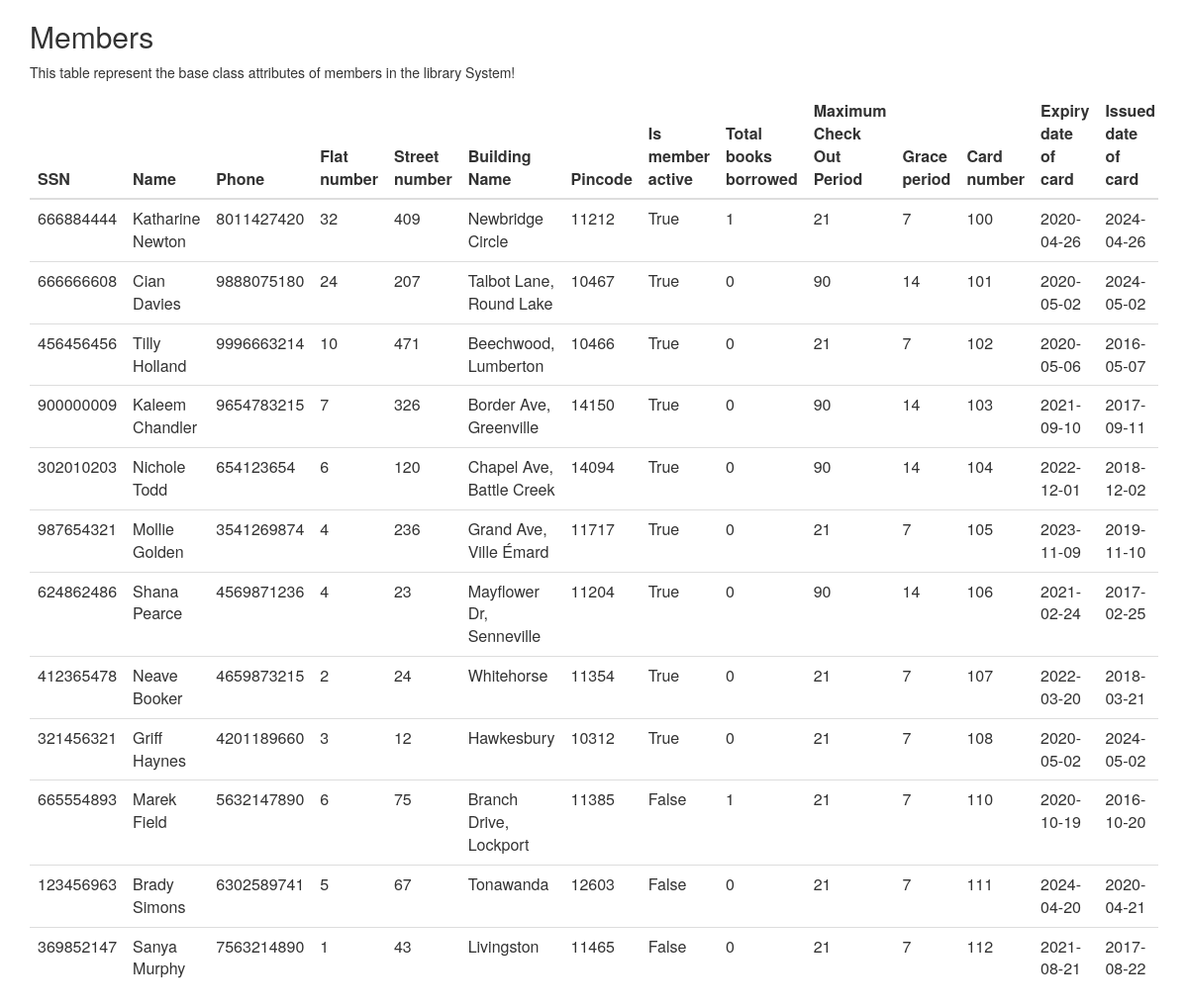
/db/members.php, run on the app's committed database.
### tables this page shows
CREATE TABLE `members` (
  `SSN` int(11) NOT NULL,
  `Name` varchar(250) DEFAULT NULL,
  `Phone` varchar(15) DEFAULT NULL,
  `Flat_no` int(11) DEFAULT NULL,
  `Street_no` int(11) DEFAULT NULL,
  `BLDG_Name` varchar(250) DEFAULT NULL,
  `Pincode` int(11) DEFAULT NULL,
  `Is_active` varchar(5) DEFAULT NULL,
  `Total_borrowed` int(11) DEFAULT NULL,
  `Max_COP` int(11) DEFAULT NULL,
  `Grace_period` int(11) DEFAULT NULL,
  `Card_no` int(11) DEFAULT NULL,
  `Expiry_date` date DEFAULT NULL,
  `Photo` varchar(250) DEFAULT NULL,
  `Issued_date` date DEFAULT NULL,
  `Staff_SSN` int(11) DEFAULT NULL
);

### db/members.php (the view, shortened to what this page needs)
<?php
require("./database.php");
?>
<html lang="en">
<head>
  <link rel="stylesheet" href="https://maxcdn.bootstrapcdn.com/bootstrap/3.4.1/css/bootstrap.min.css">
</head>
<body>
<div class="container">
  <h2>Members</h2>
  <p>This table represent the base class attributes of members in the library System!</p>
  <div class="table-responsive">
  <table class="table table-hover">
    <thead>
      <tr>
        <th>SSN</th>
        <th>Name</th>
        <th>Phone</th>
        <th>Flat number</th>
        <th>Street number</th>
        <th>Building Name</th>
        <th>Pincode</th>
        <th>Is member active</th>
        <th>Total books borrowed</th>
        <th>Maximum Check Out Period</th>
        <th>Grace period</th>
        <th>Card number</th>
        <th>Expiry date of card</th>
        <th>Issued date of card</th>
      </tr>
    </thead>
    <tbody>
        <?php
        $sql = "SELECT * FROM members";
        $result = $conn->query($sql);
        if ($result->num_rows > 0) {
            while($row = $result->fetch_assoc()) {
                echo'<tr>
                        <td>'.$row['SSN'].'</td>
                        <td>'.$row['Name'].'</td>
                        <td>'.$row['Phone'].'</td>
                        <td>'.$row['Flat_no'].'</td>
                        <td>'.$row['Street_no'].'</td>
                        <td>'.$row['BLDG_Name'].'</td>
                        <td>'.$row['Pincode'].'</td>
                        <td>'.$row['Is_active'].'</td>
                        <td>'.$row['Total_borrowed'].'</td>
                        <td>'.$row['Max_COP'].'</td>
                        <td>'.$row['Grace_period'].'</td>
                        <td>'.$row['Card_no'].'</td>
                        <td>'.$row['Expiry_date'].'</td>
                        <td>'.$row['Issued_date'].'</td>
                        <td>'.$row['Staff_SSN'].'</td>
                    </tr>';
                    }
        }
        else {
            echo "<tr colspan = '15'><td>No Books To Display</td><tr>";
        }
        ?>
    </tbody>
  </table>
</div>
</div>
</body>
</html>

### data on the page
members: SSN "666884444", Name "Katharine Newton", Phone "8011427420", Flat_no "32", Street_no "409", BLDG_Name "Newbridge Circle", Pincode "11212", Is_active "True", Total_borrowed "1", Max_COP "21", Grace_period "7", Card_no "100", Expiry_date "2020-04-26", Issued_date "2024-04-26"
members: SSN "666666608", Name "Cian Davies", Phone "9888075180", Flat_no "24", Street_no "207", BLDG_Name "Talbot Lane, Round Lake", Pincode "10467", Is_active "True", Total_borrowed "0", Max_COP "90", Grace_period "14", Card_no "101", Expiry_date "2020-05-02", Issued_date "2024-05-02"
members: SSN "456456456", Name "Tilly Holland", Phone "9996663214", Flat_no "10", Street_no "471", BLDG_Name "Beechwood, Lumberton", Pincode "10466", Is_active "True", Total_borrowed "0", Max_COP "21", Grace_period "7", Card_no "102", Expiry_date "2020-05-06", Issued_date "2016-05-07"
members: SSN "900000009", Name "Kaleem Chandler", Phone "9654783215", Flat_no "7", Street_no "326", BLDG_Name "Border Ave, Greenville", Pincode "14150", Is_active "True", Total_borrowed "0", Max_COP "90", Grace_period "14", Card_no "103", Expiry_date "2021-09-10", Issued_date "2017-09-11"
members: SSN "302010203", Name "Nichole Todd", Phone "654123654", Flat_no "6", Street_no "120", BLDG_Name "Chapel Ave, Battle Creek", Pincode "14094", Is_active "True", Total_borrowed "0", Max_COP "90", Grace_period "14", Card_no "104", Expiry_date "2022-12-01", Issued_date "2018-12-02"
members: SSN "987654321", Name "Mollie Golden", Phone "3541269874", Flat_no "4", Street_no "236", BLDG_Name "Grand Ave, Ville Émard", Pincode "11717", Is_active "True", Total_borrowed "0", Max_COP "21", Grace_period "7", Card_no "105", Expiry_date "2023-11-09", Issued_date "2019-11-10"
members: SSN "624862486", Name "Shana Pearce", Phone "4569871236", Flat_no "4", Street_no "23", BLDG_Name "Mayflower Dr, Senneville", Pincode "11204", Is_active "True", Total_borrowed "0", Max_COP "90", Grace_period "14", Card_no "106", Expiry_date "2021-02-24", Issued_date "2017-02-25"
members: SSN "412365478", Name "Neave Booker", Phone "4659873215", Flat_no "2", Street_no "24", BLDG_Name "Whitehorse", Pincode "11354", Is_active "True", Total_borrowed "0", Max_COP "21", Grace_period "7", Card_no "107", Expiry_date "2022-03-20", Issued_date "2018-03-21"
members: SSN "321456321", Name "Griff Haynes", Phone "4201189660", Flat_no "3", Street_no "12", BLDG_Name "Hawkesbury", Pincode "10312", Is_active "True", Total_borrowed "0", Max_COP "21", Grace_period "7", Card_no "108", Expiry_date "2020-05-02", Issued_date "2024-05-02"
members: SSN "665554893", Name "Marek Field", Phone "5632147890", Flat_no "6", Street_no "75", BLDG_Name "Branch Drive, Lockport", Pincode "11385", Is_active "False", Total_borrowed "1", Max_COP "21", Grace_period "7", Card_no "110", Expiry_date "2020-10-19", Issued_date "2016-10-20"
members: SSN "123456963", Name "Brady Simons", Phone "6302589741", Flat_no "5", Street_no "67", BLDG_Name "Tonawanda", Pincode "12603", Is_active "False", Total_borrowed "0", Max_COP "21", Grace_period "7", Card_no "111", Expiry_date "2024-04-20", Issued_date "2020-04-21"
members: SSN "369852147", Name "Sanya Murphy", Phone "7563214890", Flat_no "1", Street_no "43", BLDG_Name "Livingston", Pincode "11465", Is_active "False", Total_borrowed "0", Max_COP "21", Grace_period "7", Card_no "112", Expiry_date "2021-08-21", Issued_date "2017-08-22"
